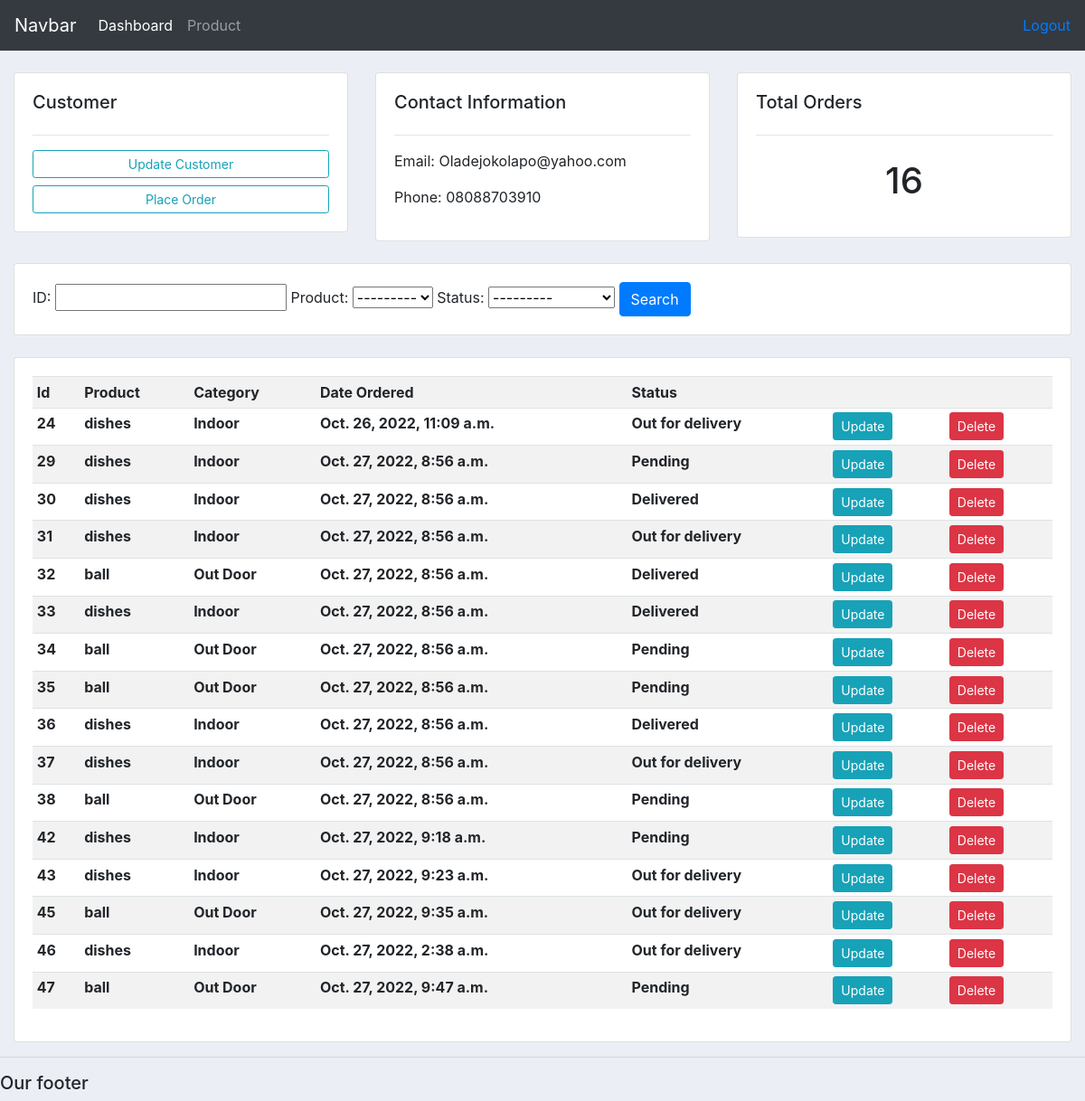
Page /customer/1/ (signed in) on the committed database.
### projectapp/models.py (models this page shows, shortened)
class Customer(models.Model):
    user = models.OneToOneField(User, null=True, on_delete=models.CASCADE)
    name = models.CharField(max_length=200, null=True)
    phone = models.CharField(max_length=200, null=True)
    email = models.CharField(max_length=200, null=True)
    profile_pic =models.ImageField(null= True, blank=True)
    date_created = models.DateField(auto_now_add=True, null=True)

class Product(models.Model):
    CATEGORY = (
        ('Indoor','Indoor'),
        ('Out Door','Out Door'),
         )
    name = models.CharField(max_length=200, null=True)
    price = models.FloatField(null=True)
    category = models.CharField(max_length=200, null=True, choices=CATEGORY)
    description =models.CharField(max_length=200, null=True, blank=True)
    date_created = models.DateTimeField(auto_now_add=True, null=True)
    tags = models.ManyToManyField(Tag)
    def __str__(self):
        return self.name

class Order(models.Model):
    STATUS = (
        ('Pending','Pending'),
        ('Out for delivery','Out for delivery'),
        ('Delivered','Delivered')
        )
    customer = models.ForeignKey(Customer, null=True, on_delete=models.SET_NULL)
    product = models.ForeignKey(Product, null=True, on_delete=models.SET_NULL)
    date_created = models.DateTimeField(auto_now_add=True, null=True)
    status =models.CharField(max_length=200, null=True, choices=STATUS)

### projectapp/views.py (the view)
# urls.py: path('customer/<str:pk_test>/', views.customer, name="customer"),
@login_required (login_url='login')
def customer(request, pk_test):
    customer = Customer.objects.get(id=pk_test)
    orders = customer.order_set.all()
    order_count = orders.count()
    myFilter = OrderFilter(request.GET, queryset=orders)
    orders = myFilter.qs
    context= {'customer':customer,'orders':orders,'order_count':order_count,'myFilter':myFilter}
    return render(request, 'customer.html', context)

### projectapp/templates/customer.html
{% extends 'main.html' %}
{% block content %}
<br>
<div class="row">
    <div class="col-md">
        <div class="card card-body">
            <h5>Customer</h5>
            <hr>
            <a class="btn btn-outline-info btn-sm btn-block" href="">Update Customer</a>
            <a class="btn btn-outline-info btn-sm btn-block" href="{% url 'create_order' customer.id %}">Place Order</a>
        </div>
    </div>
    <div class="col-md">
        <div class="card card-body">
            <h5>Contact Information</h5>
            <hr>
            <p>Email: {{customer.email}}</p>
            <p>Phone: {{customer.phone}}</p>
        </div>
    </div>
    <div class="col-md">
        <div class="card card-body">
            <h5>Total Orders</h5>
            <hr>
            <h1 style="text-align: center;padding:10px">{{order_count}}</h1>
        </div>
    </div>
</div>
<br>
<div class="row">
    <div class="col">
        <div class="card card-body">
            <form method="get">
                {{myFilter.form}}
                <button class="btn btn-primary" type="submit">Search</button>
            </form>
        </div>
    </div>
</div>
<br>
<div class="row">
    <div class="col-md">
        <div class="card card-body">
            <table class="table table-sm table-striped">
                <tr>
                    <th>Id</th>
                    <th>Product</th>
                    <th>Category</th>
                    <th>Date Ordered</th>
                    <th>Status</th>
                    <th></th>
                    <th></th>
                </tr>
                {% for order in orders %}
                <tr>
                    <th>{{order.id}}</th>
                    <th>{{order.product}}</th>
                    <th>{{order.product.category}}</th>
                    <th>{{order.date_created}}</th>
                    <th>{{order.status}}</th>
                    <td><a class="btn btn-sm btn-info" href="{% url 'update_order' order.id %}">Update</a></td>
                    <td><a class="btn btn-sm btn-danger" href="{% url 'delete_order' order.id %}">Delete</a></td>
                </tr>
                {% endfor %}
            </table>
        </div>
    </div>
</div>
{% endblock %}

### projectapp/templates/main.html (style rules this page uses)
body { background-color: #ebeff5; }

### rows in the picture
Customer: email "Oladejokolapo@yahoo.com", phone "08088703910"
Order: id "24", product "dishes", product.category "Indoor", date_created "Oct. 26, 2022, 11:09 a.m.", status "Out for delivery"
Order: id "29", product "dishes", product.category "Indoor", date_created "Oct. 27, 2022, 8:56 a.m.", status "Pending"
Order: id "30", product "dishes", product.category "Indoor", date_created "Oct. 27, 2022, 8:56 a.m.", status "Delivered"
Order: id "31", product "dishes", product.category "Indoor", date_created "Oct. 27, 2022, 8:56 a.m.", status "Out for delivery"
Order: id "32", product "ball", product.category "Out Door", date_created "Oct. 27, 2022, 8:56 a.m.", status "Delivered"
Order: id "33", product "dishes", product.category "Indoor", date_created "Oct. 27, 2022, 8:56 a.m.", status "Delivered"
Order: id "34", product "ball", product.category "Out Door", date_created "Oct. 27, 2022, 8:56 a.m.", status "Pending"
Order: id "35", product "ball", product.category "Out Door", date_created "Oct. 27, 2022, 8:56 a.m.", status "Pending"
Order: id "36", product "dishes", product.category "Indoor", date_created "Oct. 27, 2022, 8:56 a.m.", status "Delivered"
Order: id "37", product "dishes", product.category "Indoor", date_created "Oct. 27, 2022, 8:56 a.m.", status "Out for delivery"
Order: id "38", product "ball", product.category "Out Door", date_created "Oct. 27, 2022, 8:56 a.m.", status "Pending"
Order: id "42", product "dishes", product.category "Indoor", date_created "Oct. 27, 2022, 9:18 a.m.", status "Pending"
Order: id "43", product "dishes", product.category "Indoor", date_created "Oct. 27, 2022, 9:23 a.m.", status "Out for delivery"
Order: id "45", product "ball", product.category "Out Door", date_created "Oct. 27, 2022, 9:35 a.m.", status "Out for delivery"
Order: id "46", product "dishes", product.category "Indoor", date_created "Oct. 27, 2022, 2:38 a.m.", status "Out for delivery"
Order: id "47", product "ball", product.category "Out Door", date_created "Oct. 27, 2022, 9:47 a.m.", status "Pending"

### other values in the picture
{{ order_count }} "16"
